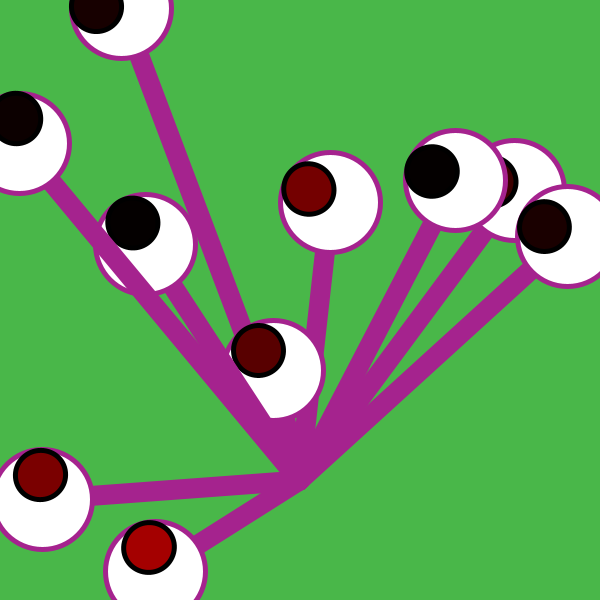
Frame 1 (no input)
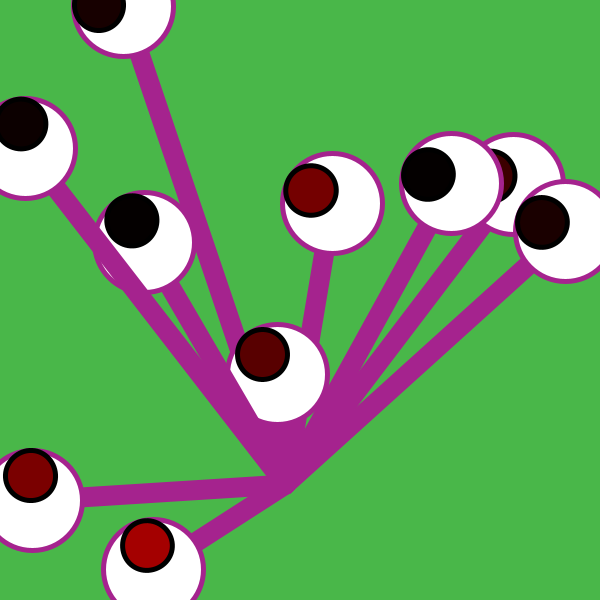
Frame 60 (the mouse pressed at the canvas centre just before this capture)
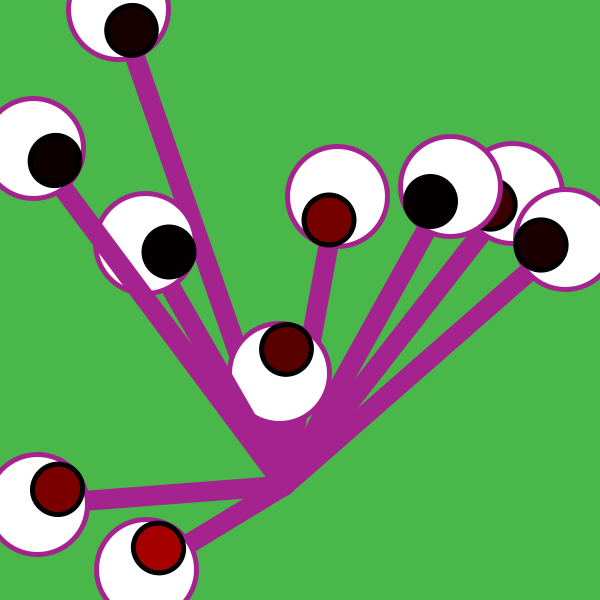
Frame 120 (the mouse held since frame 60 and released just before this capture)

The Processing sketch that drew these frames (run headless with seeded random() and noise(); from frame 60 on, the mouse is pressed at the canvas centre):

// Processing sketch: processing_4947
// ── processing_4947.pde


Eye[] eyeballs = new Eye[10];

float body_x, body_y;


void setup(){
  size(600, 600);
  smooth();

  body_x = width / 2;
  body_y = height * 0.8;

  for(int i = 0; i < eyeballs.length; i++){
    color eyeColor = color(random(255), 0, 0);
    eyeballs[i] = new Eye(random (0, width), random(0, height), eyeColor);
  }
}


void draw(){
  background(73, 183, 73);

  body_x += random(-1, 1);
  body_y += random(-1, 1);

  for(int i = 0; i < eyeballs.length; i++){
    eyeballs[i].draw();
  }
}


class Eye {
  float x;
  float y;
  color eye_color;

  Eye(float init_x, float init_y, color init_color){
    x = init_x;
    y = init_y;
    eye_color = init_color;
  }  

  void draw(){
    
    x = x + random(-1, 1);
    y = y + random(-1, 1);
    
    
    stroke(165, 35, 142);
    strokeWeight(20);
    line(body_x, body_y, x, y);

    pushMatrix();
    translate(x, y);

    stroke(165, 35, 142);
    strokeWeight(5);
    fill(255);
    ellipse(0, 0, 100, 100);

    float angle = atan2(mouseY - y, mouseX - x);

    rotate(angle);
    translate(25, 0);
    stroke(0);
    fill( eye_color);
    ellipse(0, 0, 50, 50);
    popMatrix();

  }

}
